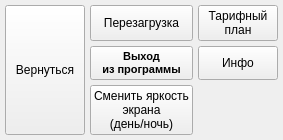
              <widget class="QWidget" name="systemSettingsPage1">
               <layout class="QGridLayout" name="gridLayout_3" rowstretch="1,1,1" columnstretch="1,2,2">
                <property name="leftMargin">
                 <number>5</number>
                </property>
                <property name="topMargin">
                 <number>5</number>
                </property>
                <property name="rightMargin">
                 <number>5</number>
                </property>
                <property name="bottomMargin">
                 <number>5</number>
                </property>
                <property name="spacing">
                 <number>5</number>
                </property>
                <item row="0" column="1">
                 <widget class="QPushButton" name="rebootButton">
                  <property name="sizePolicy">
                   <sizepolicy hsizetype="Expanding" vsizetype="Expanding">
                    <horstretch>0</horstretch>
                    <verstretch>0</verstretch>
                   </sizepolicy>
                  </property>
                  <property name="text">
                   <string>Перезагрузка</string>
                  </property>
                 </widget>
                </item>
                <item row="0" column="2">
                 <widget class="QPushButton" name="taxiRateShowButton">
                  <property name="sizePolicy">
                   <sizepolicy hsizetype="Preferred" vsizetype="Expanding">
                    <horstretch>0</horstretch>
                    <verstretch>0</verstretch>
                   </sizepolicy>
                  </property>
                  <property name="text">
                   <string>Тарифный
план</string>
                  </property>
                 </widget>
                </item>
                <item row="1" column="2">
                 <widget class="QPushButton" name="softInfoButton">
                  <property name="sizePolicy">
                   <sizepolicy hsizetype="Expanding" vsizetype="Expanding">
                    <horstretch>0</horstretch>
                    <verstretch>0</verstretch>
                   </sizepolicy>
                  </property>
                  <property name="text">
                   <string>Инфо</string>
                  </property>
                 </widget>
                </item>
                <item row="1" column="1">
                 <widget class="QPushButton" name="exitButton_2">
                  <property name="sizePolicy">
                   <sizepolicy hsizetype="Minimum" vsizetype="Expanding">
                    <horstretch>0</horstretch>
                    <verstretch>0</verstretch>
                   </sizepolicy>
                  </property>
                  <property name="font">
                   <font>
                    <family>Segoe UI</family>
                    <pointsize>8</pointsize>
                    <weight>75</weight>
                    <italic>false</italic>
                    <bold>true</bold>
                   </font>
                  </property>
                  <property name="text">
                   <string>Выход
из программы</string>
                  </property>
                 </widget>
                </item>
                <item row="2" column="1">
                 <widget class="QPushButton" name="pushButton_12">
                  <property name="sizePolicy">
                   <sizepolicy hsizetype="Minimum" vsizetype="Expanding">
                    <horstretch>0</horstretch>
                    <verstretch>0</verstretch>
                   </sizepolicy>
                  </property>
                  <property name="text">
                   <string>Сменить яркость
экрана
(день/ночь)</string>
                  </property>
                 </widget>
                </item>
                <item row="0" column="0" rowspan="3">
                 <widget class="QPushButton" name="pushButton_2">
                  <property name="sizePolicy">
                   <sizepolicy hsizetype="Minimum" vsizetype="Expanding">
                    <horstretch>0</horstretch>
                    <verstretch>0</verstretch>
                   </sizepolicy>
                  </property>
                  <property name="text">
                   <string>Вернуться</string>
                  </property>
                 </widget>
                </item>
               </layout>
              </widget>
